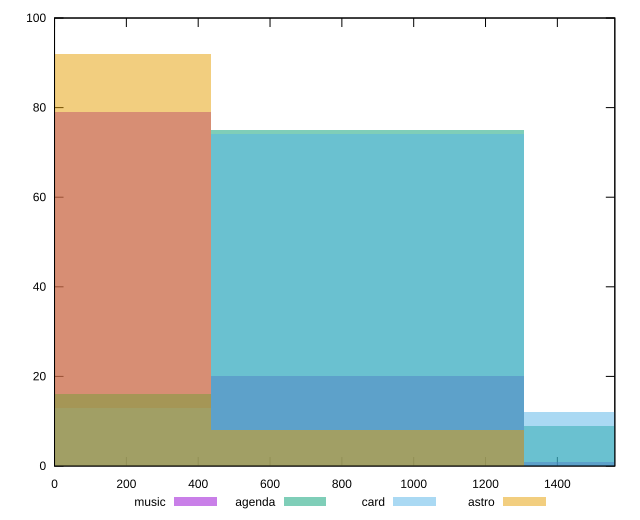

Source code (gnuplot):
reset

$music <<EOF
0 79
872.1956037820034 20
1744.391207564007 1
EOF

$agenda <<EOF
872.1956037820034 75
1744.391207564007 9
0 16
EOF

$card <<EOF
872.1956037820034 74
0 13
1744.391207564007 12
EOF

$astro <<EOF
872.1956037820034 8
0 92
EOF

set key outside below
set boxwidth 872.1956037820034
set xrange [0:1560]
set yrange [0:100]
set trange [0:100]
set style fill transparent solid 0.5 noborder
set terminal svg size 640, 520 enhanced background rgb 'white'
set output "report/report_00029_2021-02-24T13-36-40.390Z/uses-http2/comparison/histogram/all_raw.svg"

plot $music title "music" with boxes, \
     $agenda title "agenda" with boxes, \
     $card title "card" with boxes, \
     $astro title "astro" with boxes

reset
